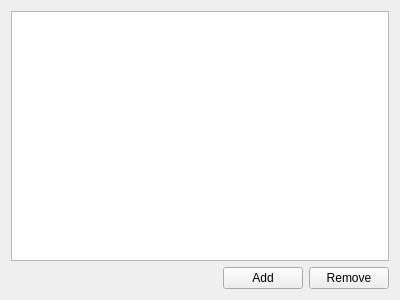
<?xml version="1.0" encoding="UTF-8"?>
<ui version="4.0">
 <class>DevicePage</class>
 <widget class="QWidget" name="DevicePage">
  <property name="geometry">
   <rect>
    <x>0</x>
    <y>0</y>
    <width>400</width>
    <height>300</height>
   </rect>
  </property>
  <property name="windowTitle">
   <string>Form</string>
  </property>
  <layout class="QGridLayout" name="gridLayout">
   <item row="0" column="0">
    <widget class="QTableView" name="deviceTable"/>
   </item>
   <item row="1" column="0">
    <layout class="QHBoxLayout" name="horizontalLayout">
     <item>
      <spacer name="horizontalSpacer">
       <property name="orientation">
        <enum>Qt::Orientation::Horizontal</enum>
       </property>
       <property name="sizeHint" stdset="0">
        <size>
         <width>40</width>
         <height>20</height>
        </size>
       </property>
      </spacer>
     </item>
     <item>
      <widget class="QPushButton" name="pushButton_2">
       <property name="text">
        <string>Add</string>
       </property>
      </widget>
     </item>
     <item>
      <widget class="QPushButton" name="pushButton">
       <property name="text">
        <string>Remove</string>
       </property>
      </widget>
     </item>
    </layout>
   </item>
  </layout>
 </widget>
 <resources/>
 <connections/>
</ui>
